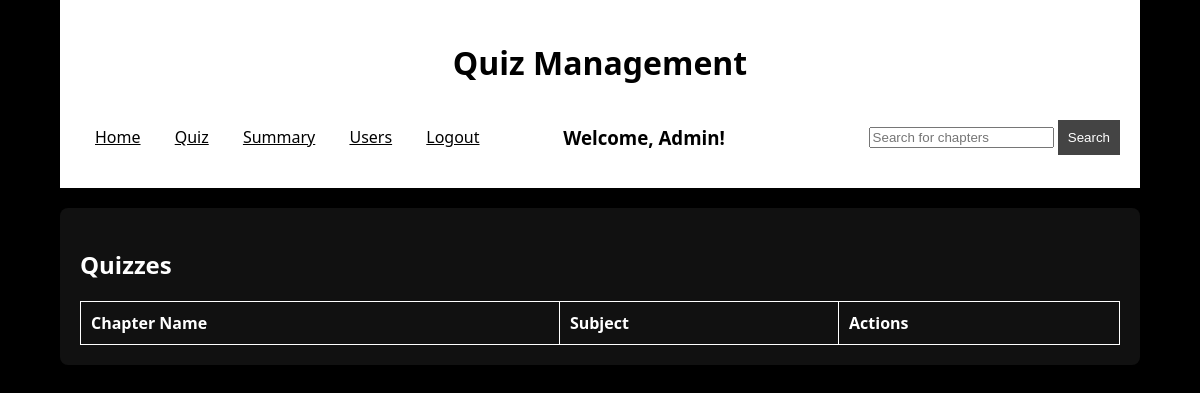
Page /quiz_home on the earlier database version.
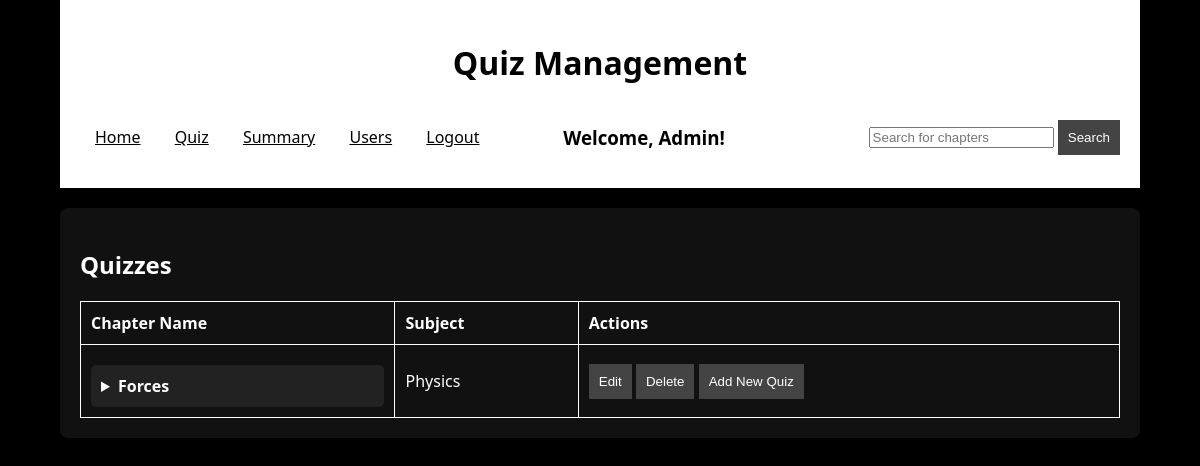
Same page on the later database version.
### models/model1.py (models this page shows)
class Chapter(db.Model):
    id = db.Column(db.Integer,primary_key=True)
    chapter_name = db.Column(db.String(),nullable=False)
    subject_id = db.Column(db.Integer,db.ForeignKey("subject.id"),nullable=False)
    quiz_details = db.relationship("Quiz",backref="chapter_details",cascade="all, delete")

class Subject(db.Model):
    id = db.Column(db.Integer,primary_key=True)
    subject_name = db.Column(db.String(),unique=True,nullable=False)
    sub_description = db.Column(db.String(),nullable=False)
    chap_details = db.relationship("Chapter",backref="sub_details",cascade="all, delete")

### controllers/controller.py (the view)
@app.route("/quiz_home",methods=["GET","POST"])
def quiz_home():
    chapter_info = Chapter.query.all()
    return render_template("quiz_management.html",chapter_info=chapter_info)

### templates/quiz_management.html (shortened to what this page needs)
<!DOCTYPE html>
<html lang="en">
<head>
    <link rel="stylesheet" href="{{ url_for('static', filename='style2.css') }}">
</head>
<body>
    <div class="container">
        <header>
            <h1>Quiz Management</h1>
            <div style="display: flex; justify-content: space-between; align-items: center;">
            <nav>
                <ul>
                    <li><a href="/home">Home</a></li>
                    <li><a href="/quiz_home">Quiz</a></li>
                    <li><a href="/generate_chart/admin">Summary</a></li>
                    <li><a href="/user_details">Users</a></li>
                    <li><a href="/login">Logout</a></li>
                </ul>
            </nav>
                <h3 style="padding-right: 75px;">Welcome, Admin!</h3>
                <form method="GET" action="/chap_search">
                    <input type="text" name="query" placeholder="Search for chapters">
                    <button type="submit">Search</button>
                </form>
            </div>
        </header>
        <section id="quiz_home">
            {% if query %}
            <h2>Results for "{{query}}"</h2>
            {% else %}
            <h2>Quizzes</h2>
            {% endif %}
            <table>
                <tr>
                    <th>Chapter Name</th>
                    <th>Subject</th>
                    <th>Actions</th>
                </tr>
                {% for chapter in chapter_info %}
                <tr>
                    <td>
                        <details>
                            <summary>{{chapter.chapter_name}}</summary>
                        </details>
                    </td>
                    <td>{{chapter.sub_details.subject_name}}</td>
                    <td>
                        <form action="/edit_chapter/{{chapter.id}}" style="display: inline;">
                            <button>Edit</button>
                        </form>
                        <form action="/delete_chapter/{{chapter.id}}" onclick="return confirm('Are you sure you want to delete this chapter?');" style="display: inline;">
                            <button>Delete</button>
                        </form>
                        <form action="/quiz/{{chapter.id}}" style="display: inline;">
                            <button>Add New Quiz</button>
                        </form>
                    </td>
                </tr>
                {% endfor %}

Differences in the rows shown:
added Chapter: chapter_name "Forces", sub_details.subject_name "Physics"
